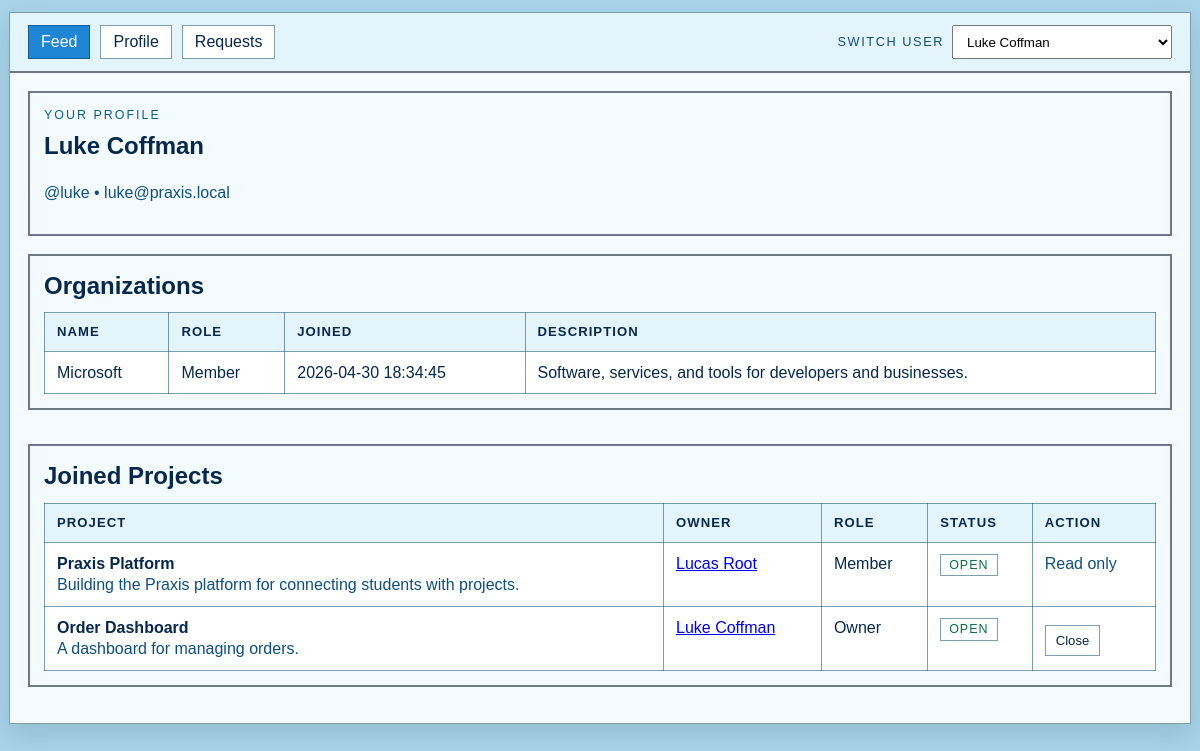
The page /profile.php on the database as committed earlier.
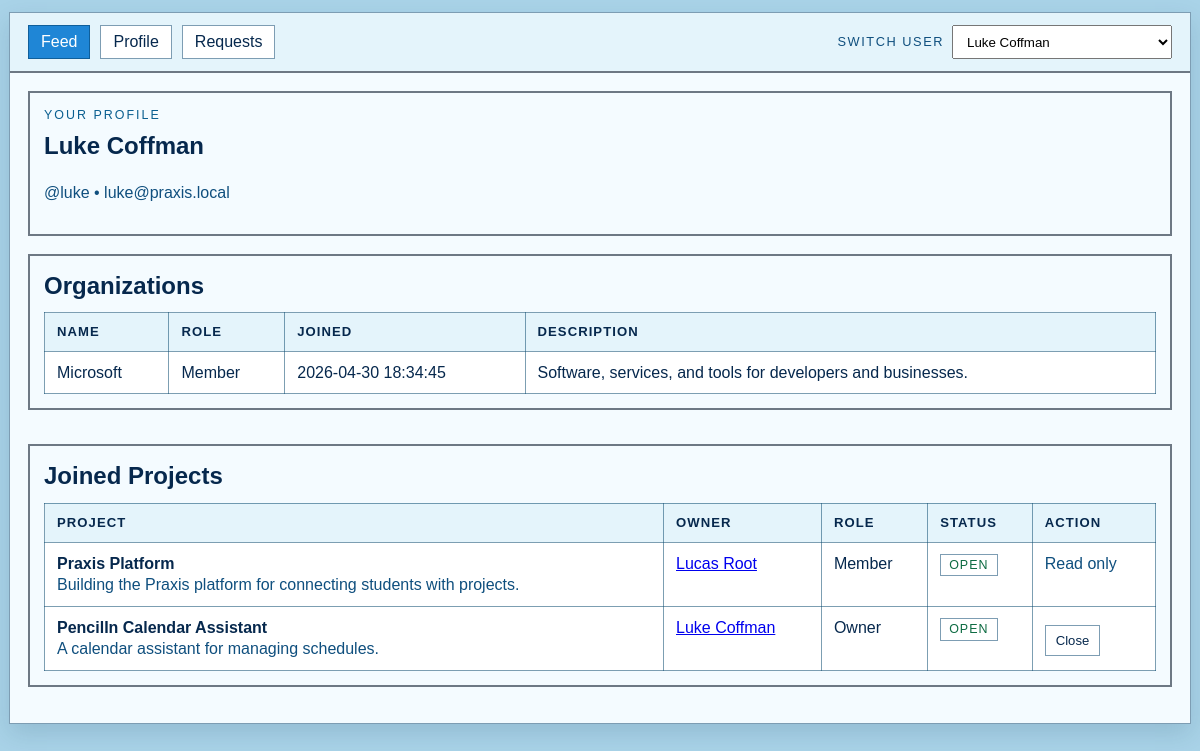
The same page on the database as committed later.
### tables this page shows
CREATE TABLE User_Project (
    user_id INT UNSIGNED NOT NULL,
    project_id INT UNSIGNED NOT NULL,
    role VARCHAR(60) NOT NULL DEFAULT 'Member',
    joined_at TIMESTAMP NOT NULL DEFAULT CURRENT_TIMESTAMP,
    PRIMARY KEY (user_id, project_id),
    KEY idx_user_project_project_id (project_id),
    CONSTRAINT fk_user_project_user FOREIGN KEY (user_id) REFERENCES Users (id) ON DELETE CASCADE,
    CONSTRAINT fk_user_project_project FOREIGN KEY (project_id) REFERENCES Projects (id) ON DELETE CASCADE
);

CREATE TABLE Projects (
    id INT UNSIGNED NOT NULL AUTO_INCREMENT,
    owner_user_id INT UNSIGNED NOT NULL,
    title VARCHAR(140) NOT NULL,
    summary VARCHAR(500) NOT NULL,
    status ENUM('open', 'closed') NOT NULL DEFAULT 'open',
    created_at TIMESTAMP NOT NULL DEFAULT CURRENT_TIMESTAMP,
    updated_at TIMESTAMP NOT NULL DEFAULT CURRENT_TIMESTAMP ON UPDATE CURRENT_TIMESTAMP,
    PRIMARY KEY (id),
    KEY idx_projects_owner_user_id (owner_user_id),
    KEY idx_projects_status (status),
    CONSTRAINT fk_projects_owner FOREIGN KEY (owner_user_id) REFERENCES Users (id) ON DELETE CASCADE
);

CREATE TABLE Users (
    id INT UNSIGNED NOT NULL AUTO_INCREMENT,
    handle VARCHAR(32) NOT NULL,
    display_name VARCHAR(100) NOT NULL,
    email VARCHAR(150) NOT NULL,
    major VARCHAR(100) NOT NULL,
    bio VARCHAR(255) NOT NULL DEFAULT '',
    created_at TIMESTAMP NOT NULL DEFAULT CURRENT_TIMESTAMP,
    PRIMARY KEY (id),
    UNIQUE KEY uq_users_handle (handle),
    UNIQUE KEY uq_users_email (email)
);

### db.php (called while the page is built, shortened)
<?php
function db_config(): array
{
    return [
        'host' => getenv('PRAXIS_DB_HOST') ?: '127.0.0.1',
        'port' => getenv('PRAXIS_DB_PORT') ?: '3306',
        'name' => getenv('PRAXIS_DB_NAME') ?: 'praxis',
        'user' => getenv('PRAXIS_DB_USER') ?: 'root',
        'pass' => getenv('PRAXIS_DB_PASS') ?: '',
    ];
}
function db(): PDO
{
    static $pdo = null;
    if ($pdo instanceof PDO) {
        return $pdo;
    }
    $config = db_config();
    $dsn = sprintf(
        'mysql:host=%s;port=%s;dbname=%s;charset=utf8mb4',
        $config['host'],
        $config['port'],
        $config['name']
    );
    try {
        $pdo = new PDO(
            $dsn,
            $config['user'],
            $config['pass'],
            [
                PDO::ATTR_ERRMODE => PDO::ERRMODE_EXCEPTION,
                PDO::ATTR_DEFAULT_FETCH_MODE => PDO::FETCH_ASSOC,
                PDO::ATTR_EMULATE_PREPARES => false,
            ]
        );
    } catch (PDOException $exception) {
        http_response_code(500);
        exit('Database connection failed. Import schema.sql and check your local MySQL settings.');
    }
    return $pdo;
}
function db_fetch_all(string $sql, array $params = []): array
{
    $statement = db()->prepare($sql);
    $statement->execute($params);
    return $statement->fetchAll();
}
function db_fetch_one(string $sql, array $params = []): ?array
{
    $statement = db()->prepare($sql);
    $statement->execute($params);
    $row = $statement->fetch();
    return $row === false ? null : $row;
}
function h(string $value): string
{
    return htmlspecialchars($value, ENT_QUOTES, 'UTF-8');
}
function current_user_id(): int
{
    $fallbackUser = db_fetch_one('SELECT id FROM Users ORDER BY id ASC LIMIT 1');
    return (int) $fallbackUser['id'];
}
function current_user(): array
{
    $user = db_fetch_one(
        'SELECT id, handle, display_name, email, major, bio FROM Users WHERE id = :id',
        ['id' => current_user_id()]
    );
    if ($user !== null) {
        return $user;
    }
    $fallbackUser = db_fetch_one('SELECT id, handle, display_name, email, major, bio FROM Users ORDER BY id ASC LIMIT 1');
    return $fallbackUser;
}

### profile.php (the view, shortened to what the changed rows need)
<?php
require_once __DIR__ . '/header.php';
$currentUserId = (int) $currentUser['id'];
$viewingUserId = (int) (filter_input(INPUT_GET, 'user_id', FILTER_VALIDATE_INT) ?? $currentUserId);
$viewedUser = db_fetch_one('SELECT * FROM Users WHERE id = :user_id', ['user_id' => $viewingUserId]);
$joinedProjects = db_fetch_all(
    <<<SQL
    SELECT
        p.id,
        p.title,
        p.summary,
        p.status,
        p.owner_user_id,
        up.role,
        up.joined_at,
        owner.display_name AS owner_name
    FROM User_Project up
    JOIN Projects p ON p.id = up.project_id
    JOIN Users owner ON owner.id = p.owner_user_id
    WHERE up.user_id = :user_id
    ORDER BY p.created_at DESC, p.id DESC
    SQL,
    ['user_id' => $viewingUserId]
);
?>
<section class="panel">
    <h2><?php echo h($viewedUser['display_name']); ?></h2>
</section>
<section class="stack">
    <div class="table-wrap">
        <h2 class="section-title">Organizations</h2>
        <table>
            <thead>
                <tr>
                    <th>Name</th>
                    <th>Role</th>
                    <th>Joined</th>
                    <th>Description</th>
                </tr>
            </thead>
        </table>
    </div>
    <div class="table-wrap">
        <h2 class="section-title">Joined Projects</h2>
        <table>
            <thead>
                <tr>
                    <th>Project</th>
                    <th>Owner</th>
                    <th>Role</th>
                    <th>Status</th>
                    <th>Action</th>
                </tr>
            </thead>
            <tbody>
                <?php if ($joinedProjects === []): ?>
                    <tr>
                        <td colspan="5" class="empty-state">This session user has not joined any projects.</td>
                    </tr>
                <?php else: ?>
                    <?php foreach ($joinedProjects as $project): ?>
                        <tr>
                            <td>
                                <strong><?php echo h($project['title']); ?></strong><br>
                                <span class="muted"><?php echo h($project['summary']); ?></span>
                            </td>
                                <td><a href="profile.php?user_id=<?php echo (int) $project['owner_user_id']; ?>"><?php echo h($project['owner_name']); ?></a></td>
                            <td><?php echo h($project['role']); ?></td>
                            <td><span class="status <?php echo h($project['status']); ?>"><?php echo h($project['status']); ?></span></td>
                            <td>
                                <?php if ((int) $project['owner_user_id'] === $currentUserId): ?>
                                    <form class="inline-form" method="post" action="update_status.php">
                                        <button type="submit"><?php echo $project['status'] === 'open' ? 'Close' : 'Reopen'; ?></button>
                                    </form>
                                <?php else: ?>
                                    <span class="muted">Read only</span>
                                <?php endif; ?>
                            </td>
                        </tr>
                    <?php endforeach; ?>
                <?php endif; ?>
            </tbody>
        </table>
    </div>
</section>
</main>
</div>
</body>
</html>

Rows that differ between the two databases and show on the page:
changed through a linked row, user_project "Owner": project.title "Order Dashboard" → "PencilIn Calendar Assistant"; project.summary "A dashboard for managing orders." → "A calendar assistant for managing schedules."
